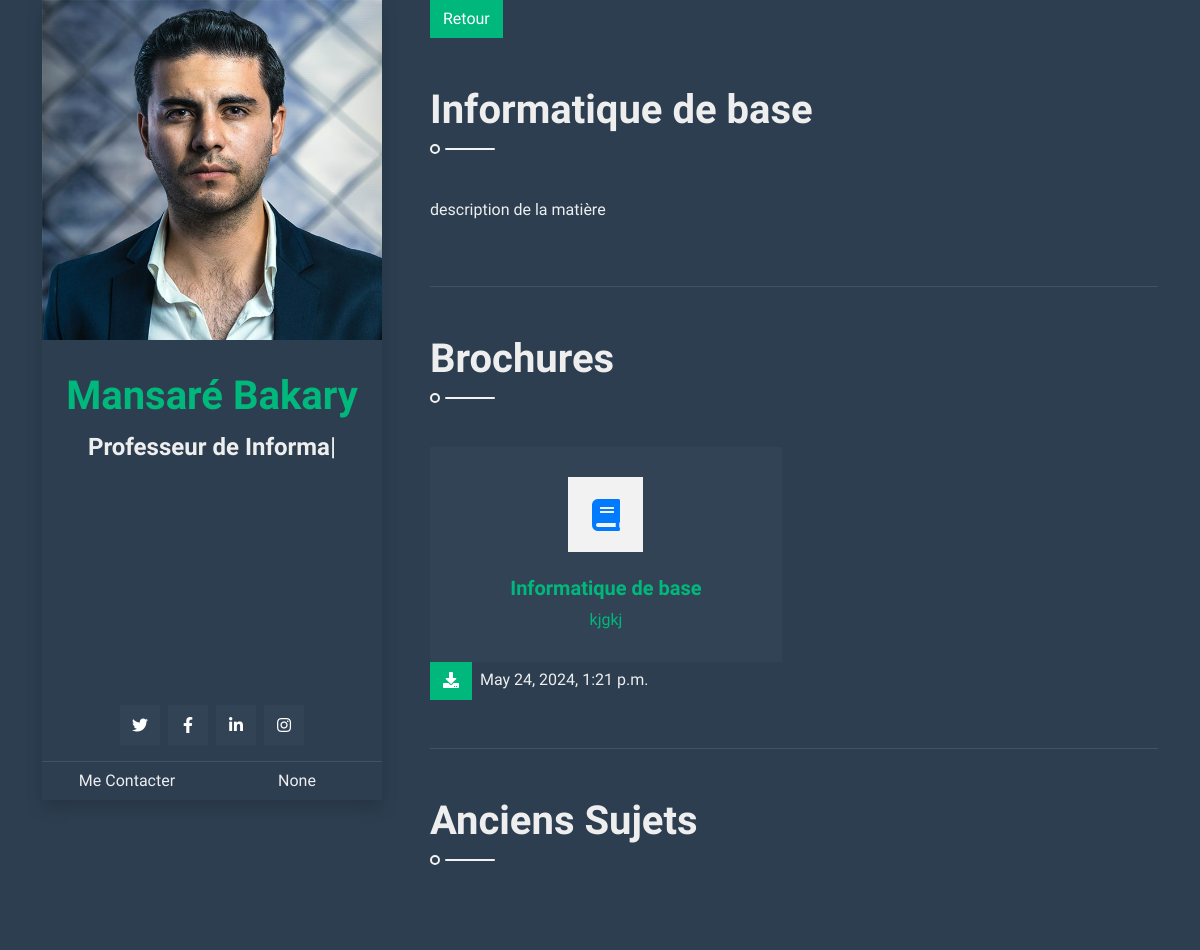
Before: /details_cours/informatique-de-base/ (signed in, upper part) with the older database file.
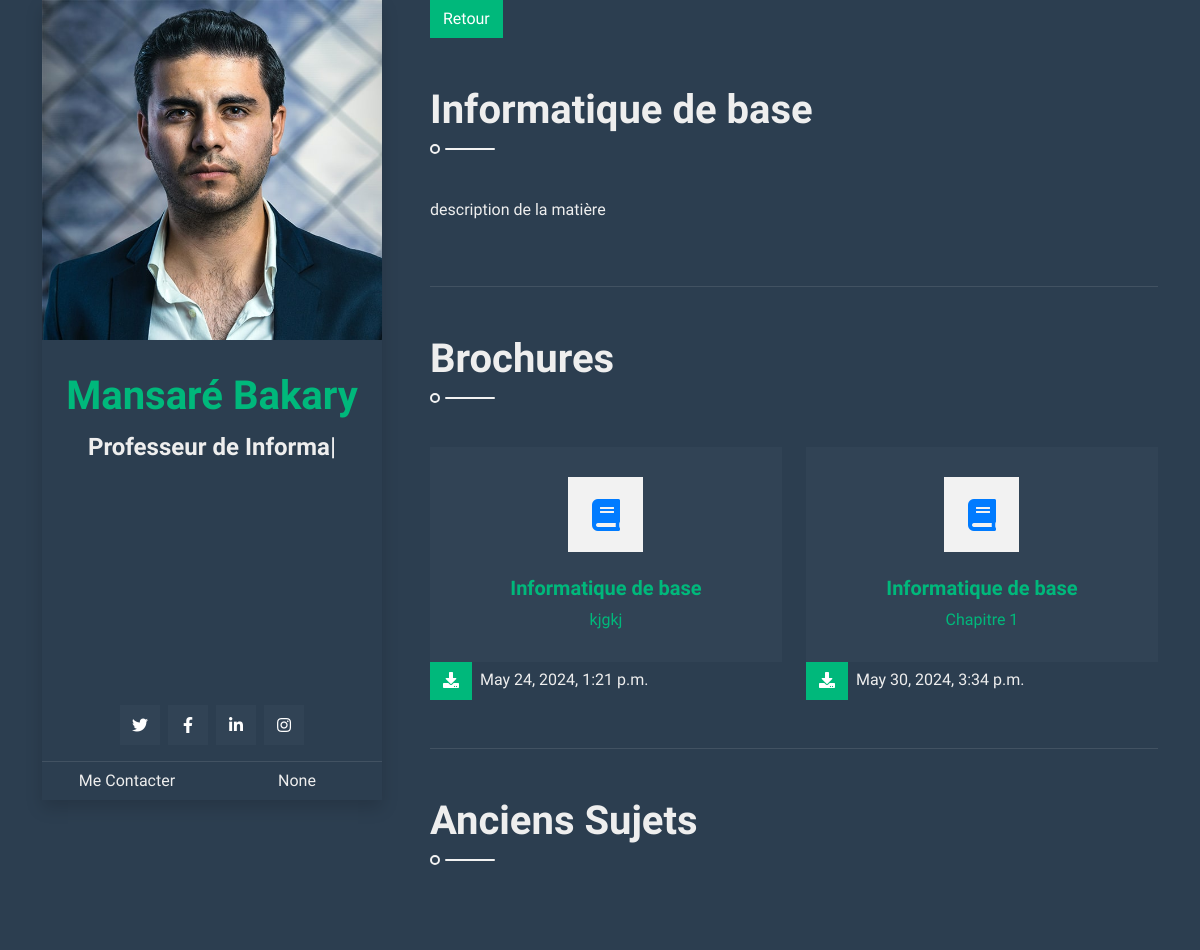
After: the same page with the newer database file.
### Application/models.py (models this page shows, shortened)
class Brochure(models.Model):
    titre = models.CharField(max_length=255)
    doc = models.FileField(upload_to='documents_televerser', max_length=100)
    matiere = models.ForeignKey(Matiere, on_delete=models.CASCADE)
    date = models.DateTimeField(auto_now=True)
    class Meta:
        verbose_name = 'Brochure'
        verbose_name_plural = 'Brochures'

class Matiere(models.Model):
    libele = models.CharField(max_length=255)
    slug = models.SlugField()
    semestre = models.ForeignKey(Semestre, on_delete=models.CASCADE)
    professeur = models.ForeignKey(Professeur, on_delete=models.CASCADE)
    departement = models.ForeignKey(Departement, on_delete=models.CASCADE)
    description = models.TextField(default="description de la matière")
    image = models.ImageField(upload_to="image_matiere", blank=True, null=True)

### Application/views.py (the view)
# urls.py: path("details_cours/<str:slug>/",programme_details,name="detail_cour"),
def programme_details(request, slug):
    programme = get_object_or_404(Matiere, slug=slug)
    brochures = Brochure.objects.filter(matiere=programme)
    projets = Projets.objects.filter(matiere=programme) #les projets réalisés dans la matières
    sujets = AncienSujets.objects.filter(matiere=programme) #les anciens sujets de la matière
    professeur = programme.professeur
    nombre_de_projets = len(projets)
    annee_dispo = {sujet.annee for sujet in sujets}
    context = {
        "cour": programme,
        "brochures": brochures,
        "professeur": professeur,
        "projets": projets,
        "sujets": sujets,
        "nb_projet":nombre_de_projets,
        "annee_dispo": list(annee_dispo),
        }
    return render(request, 'cours/detailCours/detail.html',context)

### Application/templates/cours/detailCours/detail.html (shortened to what the changed rows need)
<!DOCTYPE html>
{% load static %}
<html lang="fr">
    <head>
        <link href="https://cdnjs.cloudflare.com/ajax/libs/font-awesome/5.10.0/css/all.min.css" rel="stylesheet">
        <link href="https://cdn.jsdelivr.net/npm/bootstrap-icons@1.4.1/font/bootstrap-icons.css" rel="stylesheet">
        <link href="{% static 'detailCours/lib/owlcarousel/assets/owl.carousel.min.css' %}" rel="stylesheet">
        <link href="{% static 'detailCours/lib/lightbox/css/lightbox.min.css' %}" rel="stylesheet">
        <link href="{% static 'detailCours/lib/animate/animate.min.css' %}" rel="stylesheet">
        <link href="{% static 'detailCours/css/bootstrap.min.css' %}" rel="stylesheet">
        <link href="{% static 'detailCours/css/style.css' %}" rel="stylesheet">
    </head>
    <body>
        <div class="container">
            <div class="row g-5">
                <div class="col-lg-4 sticky-lg-top vh-100">
                    <div class="d-flex flex-column h-100 text-center overflow-auto shadow">
                        <h1 class="text-primary mt-2">{{professeur.user.last_name}} {{professeur.user.first_name}}</h1>
                    </div>
                </div>
                <div class="col-lg-8">
                    <section class="py-5 border-bottom wow fadeInUp" data-wow-delay="0.1s">
                        <h1 class="title pb-3 mb-5">{{cour.libele}}</h1>
                    </section>
                    <section class="py-5 border-bottom wow fadeInUp" data-wow-delay="0.1s">
                        <h1 class="title pb-3 mb-5">Brochures</h1>
                        {% if user.is_authenticated %}
                        <div class="row g-4">
                        {% if user.etudiant.licence.numero < cour.semestre.licence.numero %}
                        <p class="alert alert-warning">vous ne pouvez pas voir les cours d'une licence que vous n'avez pas atteint</p>
                        {% else %}
                            {% for brochure in brochures %}
                            <div class="col-md-6">
                              <a href="{{brochure.doc.url}}"  target="_blank">
                                <div class="service-item">
                                    <i class="fa fa-2x fas fa-solid fa-book mx-auto mb-4"></i>
                                    <h5 class="mb-2">{{brochure.matiere.libele}}</h5>
                                    <p class="mb-0">{{brochure.titre}}</p>
                                </div>
                            </a>
                                <a href="{{brochure.doc.url}}" download class="btn btn-primary"><i class="fas fa-download"></i></a>
                                <a href="#"></a> {{brochure.date}}
                            </div>
                            {% endfor %}
                        {% endif %}
                        </div>
                        {% else %}
                        <h3 class="alert alert-warning">Cet contenu est reservé aux utilisateurs authentifiés</h3>
                        {% endif %}
                    </section>
                    <section class="py-5 border-bottom wow fadeInUp" data-wow-delay="0.1s">
                        <h1 class="title pb-3 mb-5">Anciens Sujets</h1>
                    </section>
                </div>
            </div>
        </div>
    </body>
</html>

Changed rows visible on the page:
added Brochure: matiere.libele "Informatique de base", titre "Chapitre 1", date "May 30, 2024, 3:34 p.m."
